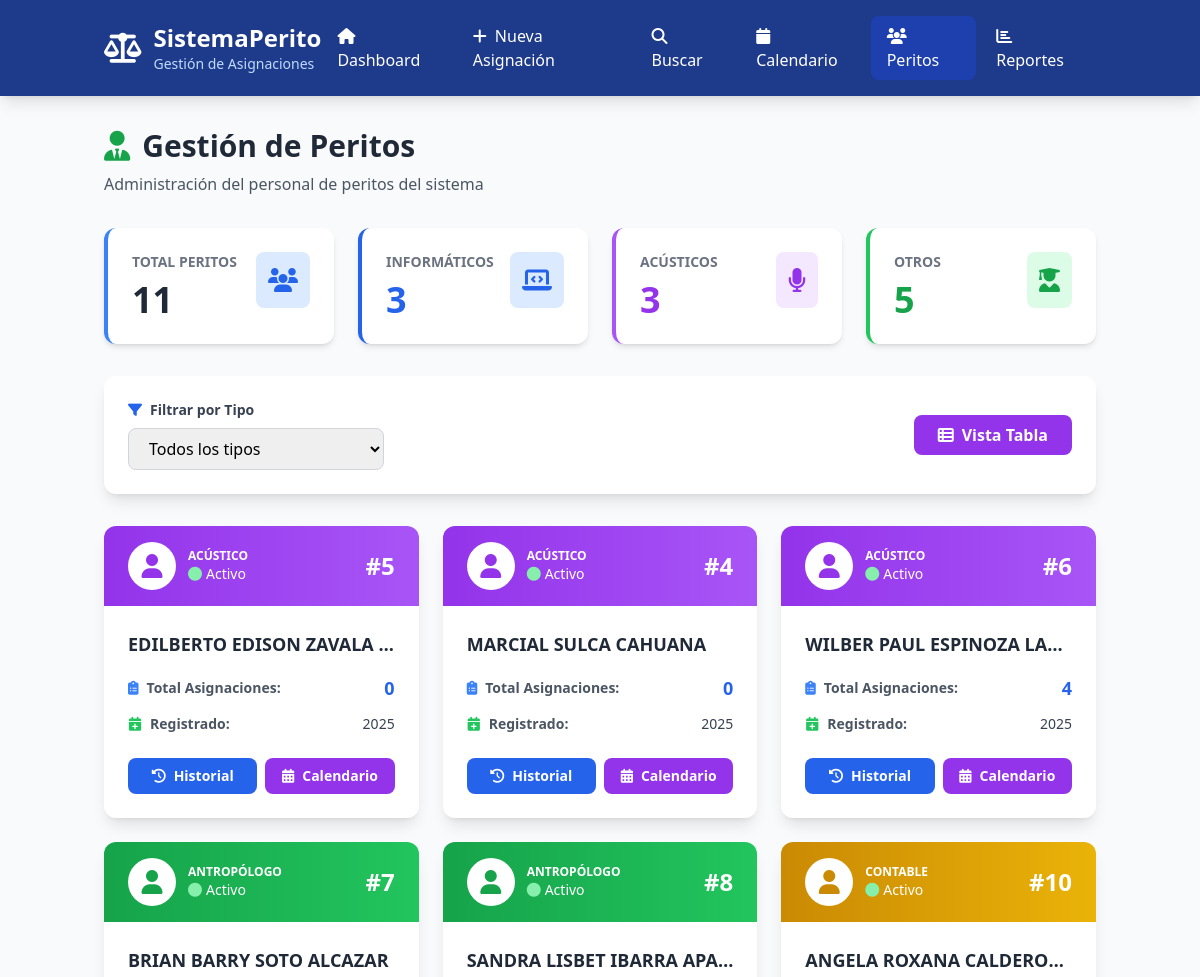
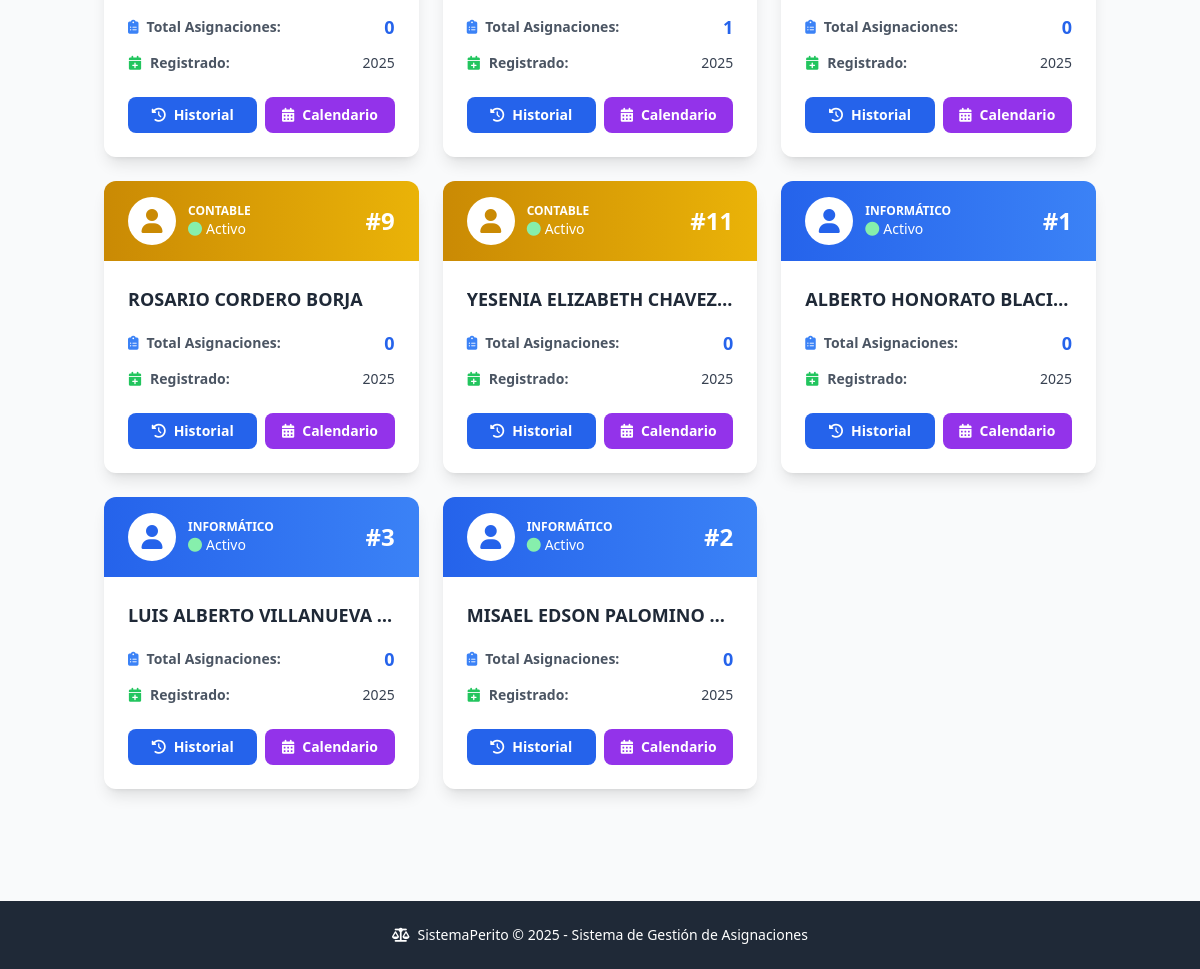
The app's page /peritos with its own data (2 pictures, top to bottom).
### tables this page shows
CREATE TABLE peritos (
            id INTEGER PRIMARY KEY AUTOINCREMENT,
            nombre_completo TEXT NOT NULL,
            tipo TEXT NOT NULL,
            estado TEXT DEFAULT 'Activo',
            fecha_creacion TIMESTAMP DEFAULT CURRENT_TIMESTAMP
        );

### app.py (the view)
@app.route('/peritos')
def peritos():
    conn = sqlite3.connect('database.db')
    cursor = conn.cursor()
    cursor.execute('SELECT * FROM peritos ORDER BY tipo, nombre_completo')
    peritos_list = []
    for row in cursor.fetchall():
        cursor.execute('SELECT COUNT(*) FROM asignaciones WHERE perito_id = ?', (row[0],))
        total_asignaciones = cursor.fetchone()[0]
        peritos_list.append({
            'id': row[0],
            'nombre': row[1],
            'tipo': row[2],
            'estado': row[3],
            'total_asignaciones': total_asignaciones
        })
    conn.close()
    return render_template('peritos.html', peritos=peritos_list)

### templates/peritos.html (shortened to what this page needs)
<!DOCTYPE html>
<html lang="es">
<head>
    <script src="https://cdn.tailwindcss.com"></script>
    <link rel="stylesheet" href="https://cdnjs.cloudflare.com/ajax/libs/font-awesome/6.4.0/css/all.min.css">
</head>
<body class="bg-gray-50">
    <nav class="bg-blue-900 text-white shadow-lg">
        <div class="container mx-auto px-4">
            <div class="flex justify-between items-center py-4">
                <div class="flex items-center space-x-3">
                    <i class="fas fa-balance-scale text-3xl"></i>
                    <div>
                        <h1 class="text-2xl font-bold">SistemaPerito</h1>
                        <p class="text-sm text-blue-200">Gestión de Asignaciones</p>
                    </div>
                </div>
                <div class="flex space-x-1">
                    <a href="/" class="px-4 py-2 rounded-lg hover:bg-blue-800 transition">
                        <i class="fas fa-home mr-2"></i>Dashboard
                    </a>
                    <a href="/nuevo" class="px-4 py-2 rounded-lg hover:bg-blue-800 transition">
                        <i class="fas fa-plus mr-2"></i>Nueva Asignación
                    </a>
                    <a href="/buscar" class="px-4 py-2 rounded-lg hover:bg-blue-800 transition">
                        <i class="fas fa-search mr-2"></i>Buscar
                    </a>
                    <a href="/calendario" class="px-4 py-2 rounded-lg hover:bg-blue-800 transition">
                        <i class="fas fa-calendar mr-2"></i>Calendario
                    </a>
                    <a href="/peritos" class="px-4 py-2 bg-blue-800 rounded-lg hover:bg-blue-700 transition">
                        <i class="fas fa-users mr-2"></i>Peritos
                    </a>
                    <a href="/reportes" class="px-4 py-2 rounded-lg hover:bg-blue-800 transition">
                        <i class="fas fa-chart-bar mr-2"></i>Reportes
                    </a>
                </div>
            </div>
        </div>
    </nav>
    <div class="container mx-auto px-4 py-8">
        <div class="mb-8 fade-in">
            <h2 class="text-3xl font-bold text-gray-800 mb-2">
                <i class="fas fa-user-tie text-green-600 mr-3"></i>Gestión de Peritos
            </h2>
            <p class="text-gray-600">Administración del personal de peritos del sistema</p>
        </div>
        <div class="grid grid-cols-1 md:grid-cols-4 gap-6 mb-8">
            <div class="bg-white rounded-xl shadow-md p-6 border-l-4 border-blue-500 fade-in">
                <div class="flex justify-between items-start">
                    <div>
                        <p class="text-gray-500 text-sm font-semibold uppercase">Total Peritos</p>
                        <p class="text-4xl font-bold text-gray-800 mt-2" id="totalPeritos">{{ peritos|length }}</p>
                    </div>
                    <div class="bg-blue-100 p-3 rounded-lg">
                        <i class="fas fa-users text-2xl text-blue-600"></i>
                    </div>
                </div>
            </div>
            <div class="bg-white rounded-xl shadow-md p-6 border-l-4 border-blue-600 fade-in" style="animation-delay: 0.1s">
                <div class="flex justify-between items-start">
                    <div>
                        <p class="text-gray-500 text-sm font-semibold uppercase">Informáticos</p>
                        <p class="text-4xl font-bold text-blue-600 mt-2" id="totalInformaticos">0</p>
                    </div>
                    <div class="bg-blue-100 p-3 rounded-lg">
                        <i class="fas fa-laptop-code text-2xl text-blue-600"></i>
                    </div>
                </div>
            </div>
            <div class="bg-white rounded-xl shadow-md p-6 border-l-4 border-purple-500 fade-in" style="animation-delay: 0.2s">
                <div class="flex justify-between items-start">
                    <div>
                        <p class="text-gray-500 text-sm font-semibold uppercase">Acústicos</p>
                        <p class="text-4xl font-bold text-purple-600 mt-2" id="totalAcusticos">0</p>
                    </div>
                    <div class="bg-purple-100 p-3 rounded-lg">
                        <i class="fas fa-microphone text-2xl text-purple-600"></i>
                    </div>
                </div>
            </div>
            <div class="bg-white rounded-xl shadow-md p-6 border-l-4 border-green-500 fade-in" style="animation-delay: 0.3s">
                <div class="flex justify-between items-start">
                    <div>
                        <p class="text-gray-500 text-sm font-semibold uppercase">Otros</p>
                        <p class="text-4xl font-bold text-green-600 mt-2" id="totalOtros">0</p>
                    </div>
                    <div class="bg-green-100 p-3 rounded-lg">
                        <i class="fas fa-user-graduate text-2xl text-green-600"></i>
                    </div>
                </div>
            </div>
        </div>
        <div class="bg-white rounded-xl shadow-lg p-6 mb-8 fade-in">
            <div class="flex flex-col md:flex-row justify-between items-start md:items-center space-y-4 md:space-y-0">
                <div class="flex-1 w-full md:w-auto">
                    <label class="block text-sm font-semibold text-gray-700 mb-2">
                        <i class="fas fa-filter text-blue-600 mr-2"></i>Filtrar por Tipo
                    </label>
                    <select id="filtroTipo"
                            onchange="filtrarPeritos()"
                            class="w-full md:w-64 px-4 py-2 border border-gray-300 rounded-lg focus:ring-2 focus:ring-blue-500 transition">
                        <option value="">Todos los tipos</option>
                    </select>
                </div>
                <div class="flex space-x-3">
                    <button onclick="toggleVista()"
                            id="btnVista"
                            class="px-6 py-2 bg-purple-600 text-white font-semibold rounded-lg hover:bg-purple-700 transition">
                        <i class="fas fa-th-list mr-2"></i>Vista Tabla
                    </button>
                </div>
            </div>
        </div>
        <div id="vistaCards" class="grid grid-cols-1 md:grid-cols-2 lg:grid-cols-3 gap-6 mb-8">
            {% for perito in peritos %}
            <div class="perito-card bg-white rounded-xl shadow-lg overflow-hidden fade-in perito-item"
                 data-tipo="{{ perito.tipo }}"
                 style="animation-delay: {{ loop.index * 0.05 }}s">
                <div class="bg-gradient-to-r
                    {% if perito.tipo == 'Informático' %}from-blue-600 to-blue-500
                    {% elif perito.tipo == 'Acústico' %}from-purple-600 to-purple-500
                    {% elif perito.tipo == 'Antropólogo' %}from-green-600 to-green-500
                    {% else %}from-yellow-600 to-yellow-500{% endif %}
                    px-6 py-4">
                    <div class="flex items-center justify-between">
                        <div class="flex items-center space-x-3">
                            <div class="w-12 h-12 bg-white rounded-full flex items-center justify-center">
                                <i class="fas fa-user text-2xl
                                    {% if perito.tipo == 'Informático' %}text-blue-600
                                    {% elif perito.tipo == 'Acústico' %}text-purple-600
                                    {% elif perito.tipo == 'Antropólogo' %}text-green-600
                                    {% else %}text-yellow-600{% endif %}"></i>
                            </div>
                            <div>
                                <p class="text-white text-xs font-semibold uppercase">{{ perito.tipo }}</p>
                                <p class="text-white text-sm">
                                    {% if perito.estado == 'Activo' %}
                                        <i class="fas fa-circle text-green-300 mr-1"></i>Activo
                                    {% else %}
                                        <i class="fas fa-circle text-red-300 mr-1"></i>Inactivo
                                    {% endif %}
                                </p>
                            </div>
                        </div>
                        <div class="text-white text-2xl font-bold">
                            #{{ perito.id }}
                        </div>
                    </div>
                </div>
                <div class="p-6">
                    <h3 class="text-lg font-bold text-gray-800 mb-4 truncate" title="{{ perito.nombre }}">
                        {{ perito.nombre }}
                    </h3>
                    <div class="space-y-3">
                        <div class="flex justify-between items-center">
                            <span class="text-sm text-gray-600 font-semibold">
                                <i class="fas fa-clipboard-list text-blue-500 mr-2"></i>Total Asignaciones:
                            </span>
                            <span class="text-lg font-bold text-blue-600">{{ perito.total_asignaciones }}</span>
                        </div>
                        <div class="flex justify-between items-center">
                            <span class="text-sm text-gray-600 font-semibold">
                                <i class="fas fa-calendar-plus text-green-500 mr-2"></i>Registrado:
                            </span>
                            <span class="text-sm text-gray-700">{{ perito.fecha_creacion or '2025' }}</span>
                        </div>
                    </div>
                    <div class="mt-6 flex space-x-2">
                        <button onclick="verHistorial({{ perito.id }}, '{{ perito.nombre }}')"
                                class="flex-1 px-4 py-2 bg-blue-600 text-white rounded-lg hover:bg-blue-700 transition text-sm font-semibold">
                            <i class="fas fa-history mr-2"></i>Historial
                        </button>
                        <button onclick="verCalendario({{ perito.id }}, '{{ perito.nombre }}')"
                                class="flex-1 px-4 py-2 bg-purple-600 text-white rounded-lg hover:bg-purple-700 transition text-sm font-semibold">
                            <i class="fas fa-calendar-alt mr-2"></i>Calendario
                        </button>
                    </div>
                </div>
            </div>
            {% endfor %}
        </div>
    </div>
    <footer class="bg-gray-800 text-white mt-12 py-6">
        <div class="container mx-auto px-4 text-center">
            <p class="text-sm">
                <i class="fas fa-balance-scale mr-2"></i>SistemaPerito © 2025 - Sistema de Gestión de Asignaciones
            </p>
        </div>
    </footer>
</body>
</html>

### templates/peritos.html (style rules this page uses)
.fade-in { animation: fadeIn 0.5s ease-out; }
.perito-card { transition: all 0.3s ease; }

### records on screen
peritos: tipo "ACÚSTICO", estado "Activo" (drawn), id "5", nombre "EDILBERTO EDISON ZAVALA…", total_asignaciones "0", fecha_creacion "2025"
peritos: tipo "ACÚSTICO", estado "Activo" (drawn), id "4", nombre "MARCIAL SULCA CAHUANA", total_asignaciones "0", fecha_creacion "2025"
peritos: tipo "ACÚSTICO", estado "Activo" (drawn), id "6", nombre "WILBER PAUL ESPINOZA LA…", total_asignaciones "4", fecha_creacion "2025"
peritos: tipo "ANTROPÓLOGO", estado "Activo" (drawn), id "7", nombre "BRIAN BARRY SOTO ALCAZAR", total_asignaciones "0", fecha_creacion "2025"
peritos: tipo "ANTROPÓLOGO", estado "Activo" (drawn), id "8", nombre "SANDRA LISBET IBARRA APA…", total_asignaciones "1", fecha_creacion "2025"
peritos: tipo "CONTABLE", estado "Activo" (drawn), id "10", nombre "ANGELA ROXANA CALDERO…", total_asignaciones "0", fecha_creacion "2025"
peritos: tipo "CONTABLE", estado "Activo" (drawn), id "9", nombre "ROSARIO CORDERO BORJA", total_asignaciones "0", fecha_creacion "2025"
peritos: tipo "CONTABLE", estado "Activo" (drawn), id "11", nombre "YESENIA ELIZABETH CHAVEZ…", total_asignaciones "0", fecha_creacion "2025"
peritos: tipo "INFORMÁTICO", estado "Activo" (drawn), id "1", nombre "ALBERTO HONORATO BLACI…", total_asignaciones "0", fecha_creacion "2025"
peritos: tipo "INFORMÁTICO", estado "Activo" (drawn), id "3", nombre "LUIS ALBERTO VILLANUEVA…", total_asignaciones "0", fecha_creacion "2025"
peritos: tipo "INFORMÁTICO", estado "Activo" (drawn), id "2", nombre "MISAEL EDSON PALOMINO…", total_asignaciones "0", fecha_creacion "2025"

### other values on screen
{{ peritos|length }} "11"
